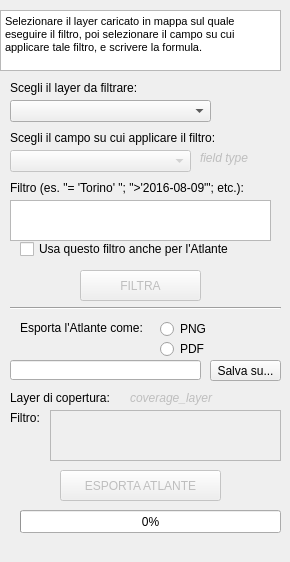
<?xml version="1.0" encoding="UTF-8"?>
<ui version="4.0">
 <class>EsportaAtlanteHailDockDockWidgetBase</class>
 <widget class="QDockWidget" name="EsportaAtlanteHailDockDockWidgetBase">
  <property name="geometry">
   <rect>
    <x>0</x>
    <y>0</y>
    <width>290</width>
    <height>562</height>
   </rect>
  </property>
  <property name="maximumSize">
   <size>
    <width>320</width>
    <height>562</height>
   </size>
  </property>
  <property name="windowTitle">
   <string>EsportaAtlanteHailDock</string>
  </property>
  <widget class="QWidget" name="dockWidgetContents">
   <widget class="QLabel" name="label_5">
    <property name="geometry">
     <rect>
      <x>10</x>
      <y>390</y>
      <width>111</width>
      <height>16</height>
     </rect>
    </property>
    <property name="text">
     <string>Layer di copertura:</string>
    </property>
   </widget>
   <widget class="Line" name="line">
    <property name="geometry">
     <rect>
      <x>10</x>
      <y>300</y>
      <width>271</width>
      <height>16</height>
     </rect>
    </property>
    <property name="orientation">
     <enum>Qt::Horizontal</enum>
    </property>
   </widget>
   <widget class="QLabel" name="label_2">
    <property name="geometry">
     <rect>
      <x>10</x>
      <y>130</y>
      <width>211</width>
      <height>16</height>
     </rect>
    </property>
    <property name="text">
     <string>Scegli il campo su cui applicare il filtro:</string>
    </property>
   </widget>
   <widget class="QLabel" name="coverage_layer_txt">
    <property name="enabled">
     <bool>false</bool>
    </property>
    <property name="geometry">
     <rect>
      <x>130</x>
      <y>390</y>
      <width>161</width>
      <height>16</height>
     </rect>
    </property>
    <property name="font">
     <font>
      <italic>true</italic>
     </font>
    </property>
    <property name="text">
     <string>coverage_layer</string>
    </property>
   </widget>
   <widget class="QLabel" name="label_3">
    <property name="geometry">
     <rect>
      <x>10</x>
      <y>180</y>
      <width>271</width>
      <height>16</height>
     </rect>
    </property>
    <property name="text">
     <string>Filtro (es. &quot;= 'Torino' &quot;; &quot;&gt;'2016-08-09'&quot;; etc.):</string>
    </property>
   </widget>
   <widget class="QProgressBar" name="pageBar">
    <property name="geometry">
     <rect>
      <x>20</x>
      <y>510</y>
      <width>261</width>
      <height>23</height>
     </rect>
    </property>
    <property name="value">
     <number>0</number>
    </property>
   </widget>
   <widget class="QLabel" name="label_4">
    <property name="geometry">
     <rect>
      <x>10</x>
      <y>80</y>
      <width>201</width>
      <height>16</height>
     </rect>
    </property>
    <property name="text">
     <string>Scegli il layer da filtrare:</string>
    </property>
   </widget>
   <widget class="QTextBrowser" name="textBrowser">
    <property name="geometry">
     <rect>
      <x>0</x>
      <y>10</y>
      <width>281</width>
      <height>61</height>
     </rect>
    </property>
    <property name="minimumSize">
     <size>
      <width>281</width>
      <height>61</height>
     </size>
    </property>
    <property name="maximumSize">
     <size>
      <width>310</width>
      <height>61</height>
     </size>
    </property>
    <property name="html">
     <string>&lt;!DOCTYPE HTML PUBLIC &quot;-//W3C//DTD HTML 4.0//EN&quot; &quot;http://www.w3.org/TR/REC-html40/strict.dtd&quot;&gt;
&lt;html&gt;&lt;head&gt;&lt;meta name=&quot;qrichtext&quot; content=&quot;1&quot; /&gt;&lt;style type=&quot;text/css&quot;&gt;
p, li { white-space: pre-wrap; }
&lt;/style&gt;&lt;/head&gt;&lt;body style=&quot; font-family:'MS Shell Dlg 2'; font-size:8.15094pt; font-weight:400; font-style:normal;&quot;&gt;
&lt;p style=&quot; margin-top:0px; margin-bottom:0px; margin-left:0px; margin-right:0px; -qt-block-indent:0; text-indent:0px;&quot;&gt;&lt;span style=&quot; font-size:8.15094pt;&quot;&gt;Selezionare il layer caricato in mappa sul quale eseguire il filtro, poi selezionare il campo su cui applicare tale filtro, e scrivere la formula.&lt;/span&gt;&lt;/p&gt;&lt;/body&gt;&lt;/html&gt;</string>
    </property>
   </widget>
   <widget class="QComboBox" name="combo_layer">
    <property name="geometry">
     <rect>
      <x>10</x>
      <y>100</y>
      <width>201</width>
      <height>22</height>
     </rect>
    </property>
    <property name="minimumSize">
     <size>
      <width>201</width>
      <height>22</height>
     </size>
    </property>
    <property name="maximumSize">
     <size>
      <width>290</width>
      <height>22</height>
     </size>
    </property>
   </widget>
   <widget class="QCheckBox" name="atlas_ckbox">
    <property name="geometry">
     <rect>
      <x>20</x>
      <y>240</y>
      <width>251</width>
      <height>18</height>
     </rect>
    </property>
    <property name="text">
     <string>Usa questo filtro anche per l'Atlante</string>
    </property>
   </widget>
   <widget class="QRadioButton" name="radio_png">
    <property name="geometry">
     <rect>
      <x>160</x>
      <y>320</y>
      <width>90</width>
      <height>18</height>
     </rect>
    </property>
    <property name="text">
     <string>PNG</string>
    </property>
    <attribute name="buttonGroup">
     <string notr="true">buttonGroup</string>
    </attribute>
   </widget>
   <widget class="QComboBox" name="combo_fields">
    <property name="enabled">
     <bool>false</bool>
    </property>
    <property name="geometry">
     <rect>
      <x>10</x>
      <y>150</y>
      <width>181</width>
      <height>22</height>
     </rect>
    </property>
   </widget>
   <widget class="QLabel" name="label_6">
    <property name="geometry">
     <rect>
      <x>20</x>
      <y>320</y>
      <width>131</width>
      <height>16</height>
     </rect>
    </property>
    <property name="text">
     <string>Esporta l'Atlante come:</string>
    </property>
   </widget>
   <widget class="QPushButton" name="atlas_btn">
    <property name="enabled">
     <bool>false</bool>
    </property>
    <property name="geometry">
     <rect>
      <x>60</x>
      <y>470</y>
      <width>161</width>
      <height>31</height>
     </rect>
    </property>
    <property name="text">
     <string>ESPORTA ATLANTE</string>
    </property>
   </widget>
   <widget class="QLabel" name="field_type">
    <property name="enabled">
     <bool>false</bool>
    </property>
    <property name="geometry">
     <rect>
      <x>200</x>
      <y>150</y>
      <width>81</width>
      <height>16</height>
     </rect>
    </property>
    <property name="font">
     <font>
      <italic>true</italic>
     </font>
    </property>
    <property name="text">
     <string>field type</string>
    </property>
   </widget>
   <widget class="QToolButton" name="fileBrowse_btn">
    <property name="geometry">
     <rect>
      <x>210</x>
      <y>360</y>
      <width>71</width>
      <height>21</height>
     </rect>
    </property>
    <property name="text">
     <string>Salva su...</string>
    </property>
   </widget>
   <widget class="QTextEdit" name="filter_txt">
    <property name="geometry">
     <rect>
      <x>10</x>
      <y>200</y>
      <width>261</width>
      <height>41</height>
     </rect>
    </property>
    <property name="minimumSize">
     <size>
      <width>261</width>
      <height>41</height>
     </size>
    </property>
    <property name="maximumSize">
     <size>
      <width>290</width>
      <height>41</height>
     </size>
    </property>
   </widget>
   <widget class="QLabel" name="label_7">
    <property name="geometry">
     <rect>
      <x>10</x>
      <y>410</y>
      <width>41</width>
      <height>16</height>
     </rect>
    </property>
    <property name="text">
     <string>Filtro:</string>
    </property>
   </widget>
   <widget class="QTextEdit" name="filter_atlas_txt">
    <property name="enabled">
     <bool>false</bool>
    </property>
    <property name="geometry">
     <rect>
      <x>50</x>
      <y>410</y>
      <width>231</width>
      <height>51</height>
     </rect>
    </property>
   </widget>
   <widget class="QRadioButton" name="radio_pdf">
    <property name="geometry">
     <rect>
      <x>160</x>
      <y>340</y>
      <width>90</width>
      <height>18</height>
     </rect>
    </property>
    <property name="text">
     <string>PDF</string>
    </property>
    <attribute name="buttonGroup">
     <string notr="true">buttonGroup</string>
    </attribute>
   </widget>
   <widget class="QPushButton" name="select_btn">
    <property name="enabled">
     <bool>false</bool>
    </property>
    <property name="geometry">
     <rect>
      <x>80</x>
      <y>270</y>
      <width>121</width>
      <height>31</height>
     </rect>
    </property>
    <property name="text">
     <string>FILTRA</string>
    </property>
   </widget>
   <widget class="QLineEdit" name="fileBrowse_txt">
    <property name="geometry">
     <rect>
      <x>10</x>
      <y>360</y>
      <width>191</width>
      <height>20</height>
     </rect>
    </property>
   </widget>
  </widget>
 </widget>
 <resources/>
 <connections/>
 <buttongroups>
  <buttongroup name="buttonGroup"/>
 </buttongroups>
</ui>
